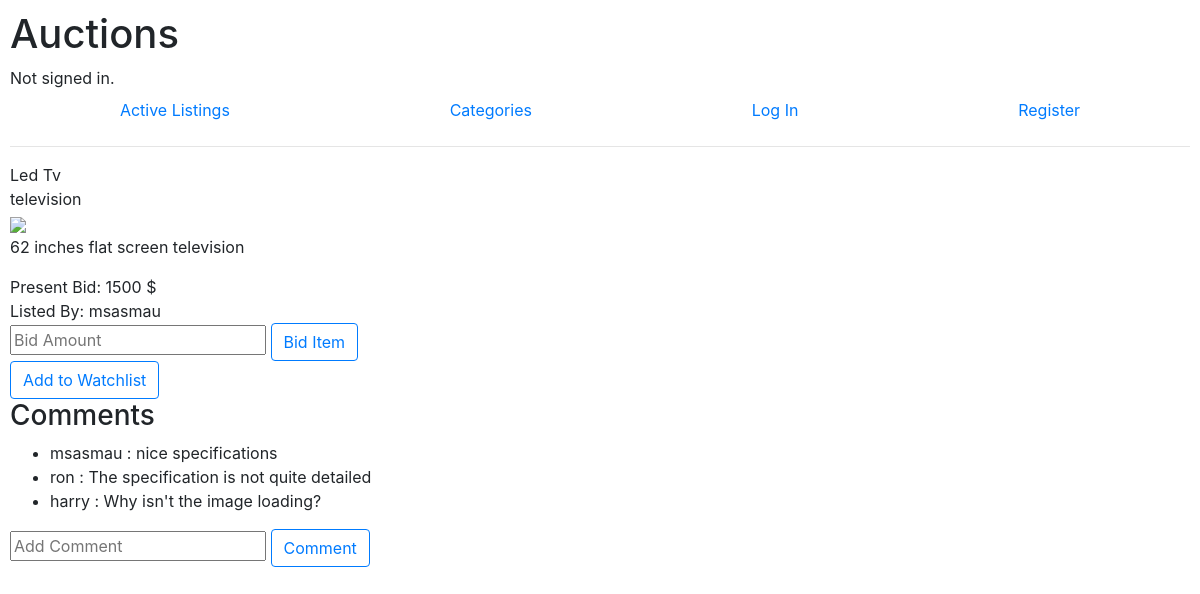
The page /auctions/10 on the database its author committed.
### auctions/models.py (models this page shows)
class auctionlist(models.Model):
    user = models.CharField(max_length=64)
    title = models.CharField(max_length=64)
    desc = models.TextField()           #CharField cannot be left without giving a max_length, Textfield can
    starting_bid = models.IntegerField()
    image_url = models.CharField(max_length=228, default = None, blank = True, null = True)
    category = models.CharField(max_length=64)
    active_bool = models.BooleanField(default = True)

class comments(models.Model):
    user = models.CharField(max_length=64)
    comment = models.TextField()
    listingid = models.IntegerField()

### auctions/views.py (the view)
# urls.py: path("auctions/<int:bidid>", views.listingpage, name="listingpage"),
def listingpage(request, bidid):
    biddesc = auctionlist.objects.get(pk = bidid, active_bool = True)
    bids_present = bids.objects.filter(listingid = bidid)
    return render(request, "auctions/listingpage.html",{
        "list": biddesc,
        "comments" : comments.objects.filter(listingid = bidid),
        "present_bid": minbid(biddesc.starting_bid, bids_present),
    })

### auctions/views.py (called while the page is built)
def minbid(min_bid, present_bid):
    for bids_list in present_bid:
        if min_bid < int(bids_list.bid):
            min_bid = int(bids_list.bid)
    return min_bid

### auctions/templates/auctions/listingpage.html (shortened to what this page needs)
{% extends "auctions/layout.html" %}
{% block body %}
    <a class="title">{{list.title}}</a><br>
        <a class= "cat">{{list.category}}</a>
    <div id="activelist">
        <div id = "productinfo">
        {% if list.image_url %}
            <img src="{{ list.image_url }}" class="list_img">
        {% else %}
            <img src="https://upload.wikimedia.org/wikipedia/commons/thumb/6/6c/No_image_3x4.svg/1024px-No_image_3x4.svg.png" alt="No image Provided" class="list_img">
        {% endif %}
        <p class="desc">{{ list.desc }}</p>
        <div class = "start_bid"><a><a class="c_price">Present Bid: </a> {{ present_bid}} $ </div>
        <div class = "start_bid"><a><a class="c_price">Listed By: </a> {{ list.user }}</div>
        <form method="get" action = "{% url 'bid' %}">
        <input name= "bid_amnt" placeholder = "Bid Amount" type = "number">
        <button class="btn btn-outline-primary" type = "submit" name = "list_d" value = {{ list.id }}>Bid Item</button>
        </form>
        <div class="bid_amnt">
        <form method= "get" action = "{% url 'addwatchlist' %}">
        <button class="btn btn-outline-primary" type = "submit" value = {{ list.id }} name = "listid" >Add to Watchlist</button>
        </form>
        </div>
        </div>
        <div id="commentsection">
        <h3>Comments</h3>
        <div id="commentbox">
            <ul>
            {% for comment in comments %}
            <li><a class="comment"><a>{{ comment.user }} : {{comment.comment}}</a></li>
            {% endfor %}
            </ul>
        </div>
        <form method = "get" action ="{% url 'allcomments' %}">
        <input required type = "text" placeholder = "Add Comment" name = "comment">
        <button class="btn btn-outline-primary" type = "submit" value = {{ list.id }} name = "listid"> Comment </button>
        </form>
        </div>
    </div>
{% endblock %}

### auctions/templates/auctions/layout.html (shortened to what this page needs)
{% load static %}
<!DOCTYPE html>
<html lang="en">
    <head>
        <link rel="stylesheet" href="https://stackpath.bootstrapcdn.com/bootstrap/4.4.1/css/bootstrap.min.css">
        <link href="{% static 'auctions/styles.css' %}" rel="stylesheet">
    </head>
    <body>
        <h1>Auctions</h1>
        <div>
            {% if user.is_authenticated %}
                Signed in as <strong>{{ user.username }}</strong>.
            {% else %}
                Not signed in.
            {% endif %}
        </div>
        <ul class="nav nav-pills nav-fill">
            <li class="nav-item">
                <a class="nav-link" href="{% url 'index' %}">Active Listings</a>
            </li>
            <li class="nav-item">
                <a class="nav-link" href="{% url 'cat_list' %}">Categories</a>
            </li>
            {% if user.is_authenticated %}
                <li class="nav-item">
                    <a class="nav-link" href="{% url 'create' %}">Create Listing</a>
                </li>
                <li class="nav-item">
                    <a class="nav-link" href="{% url 'watchlistpage' user.username %}">WatchList</a>
                </li>
                <li class="nav-item">
                    <a class="nav-link" href="{% url 'logout' %}">Log Out</a>
                </li>
                {% else %}
                <li class="nav-item">
                    <a class="nav-link" href="{% url 'login' %}">Log In</a>
                </li>
                <li class="nav-item">
                    <a class="nav-link" href="{% url 'register' %}">Register</a>
                </li>
            {% endif %}
        </ul>
        <hr>
        {% block body %}
        {% endblock %}
    </body>
</html>

### auctions/static/auctions/styles.css (style rules this page uses)
body { padding: 10px; }

### rows shown on the page
auctionlist: title "Led Tv", category "television", desc "62 inches flat screen television", user "msasmau"
comments: user "msasmau", comment "nice specifications"
comments: user "ron", comment "The specification is not quite detailed"
comments: user "harry", comment "Why isn't the image loading?"

### other values the page prints
{{ present_bid }} "1500"
